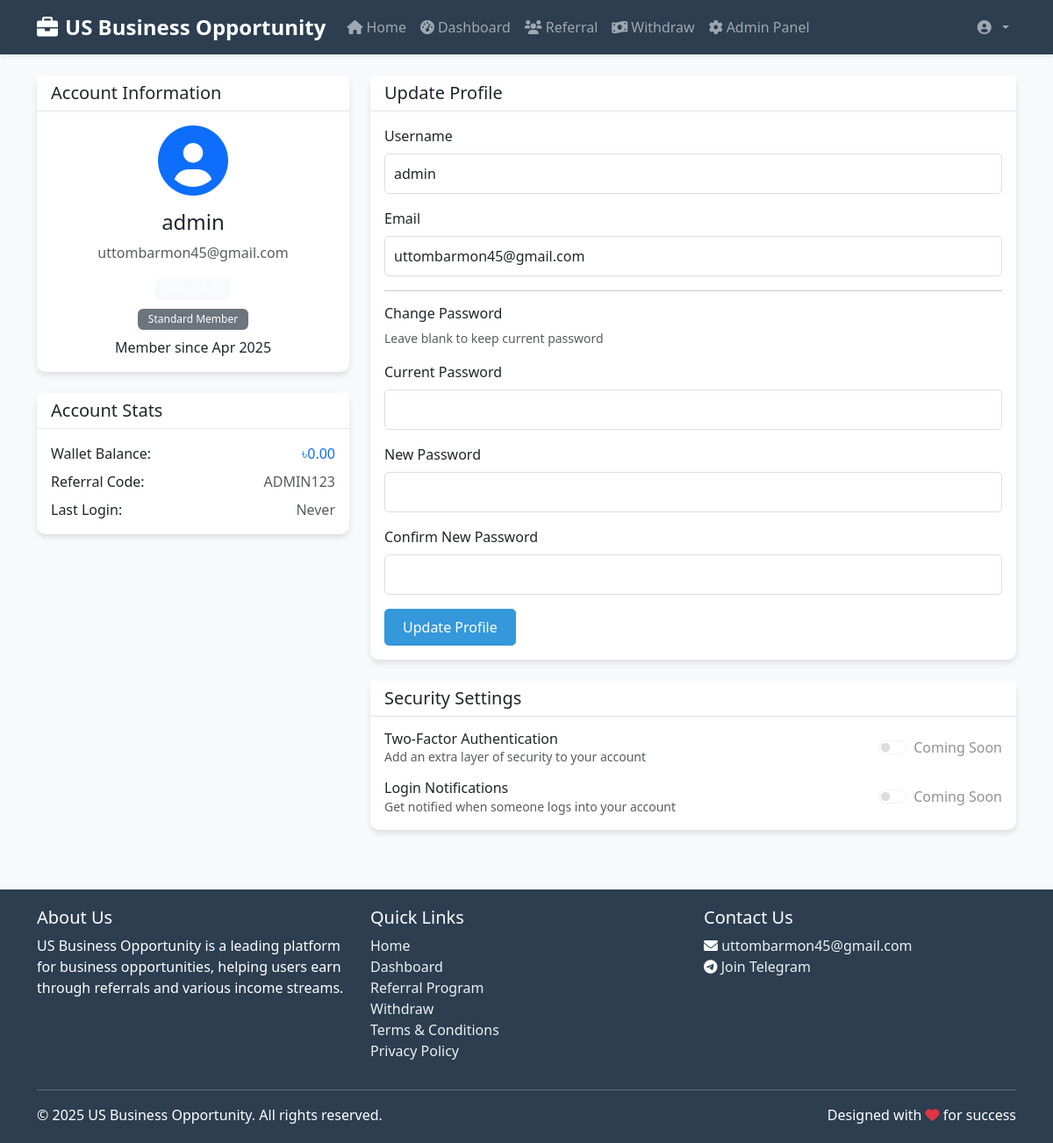
The app's page /profile.php (signed in) with its own data.
### tables this page shows
CREATE TABLE IF NOT EXISTS users (
    id INT AUTO_INCREMENT PRIMARY KEY,
    username VARCHAR(50) UNIQUE NOT NULL,
    email VARCHAR(100) UNIQUE NOT NULL,
    password VARCHAR(255) NOT NULL,
    referral_code VARCHAR(10) UNIQUE NOT NULL,
    referred_by VARCHAR(10),
    wallet_balance DECIMAL(10,2) DEFAULT 0.00,
    level ENUM('Silver', 'Golden', 'Platinum') DEFAULT 'Silver',
    is_vip BOOLEAN DEFAULT FALSE,
    vip_expiry DATE,
    is_active BOOLEAN DEFAULT FALSE,
    is_admin BOOLEAN DEFAULT FALSE,
    created_at TIMESTAMP DEFAULT CURRENT_TIMESTAMP,
    last_login TIMESTAMP NULL
);

### functions.php (called while the page is built, shortened)
<?php
require_once 'config.php';
function getUserById($id) {
    global $conn;
    $stmt = $conn->prepare("SELECT * FROM users WHERE id = ?");
    $stmt->bind_param("i", $id);
    $stmt->execute();
    $result = $stmt->get_result();
    return $result->fetch_assoc();
}
function isAdmin() {
    $user = getUserById($_SESSION['user_id']);
    return $user && $user['is_admin'];
}
?>

### profile.php (the view, shortened to what this page needs)
<?php
require_once 'config.php';
require_once 'includes/functions.php';
$user = getUserById($_SESSION['user_id']);
?>
<!DOCTYPE html>
<html lang="en">
<head>
    <link href="https://cdn.jsdelivr.net/npm/bootstrap@5.3.0/dist/css/bootstrap.min.css" rel="stylesheet">
    <link href="https://cdnjs.cloudflare.com/ajax/libs/font-awesome/6.0.0/css/all.min.css" rel="stylesheet">
    <link href="assets/css/style.css" rel="stylesheet">
</head>
<body>
    <?php include 'includes/navbar.php'; ?>
    <div class="container mt-4">
        <div class="row">
            <div class="col-md-4">
                <div class="card">
                    <div class="card-header">
                        <h5 class="card-title mb-0">Account Information</h5>
                    </div>
                    <div class="card-body text-center">
                        <div class="mb-3">
                            <i class="fas fa-user-circle fa-5x text-primary"></i>
                        </div>
                        <h4><?php echo $user['username']; ?></h4>
                        <p class="text-muted"><?php echo $user['email']; ?></p>
                        <div class="mb-2">
                            <span class="badge bg-<?php
                                echo $user['level'] === 'Silver' ? 'light' :
                                    ($user['level'] === 'Golden' ? 'warning' : 'info');
                            ?>">
                            </span>
                        </div>
                        <div class="mb-2">
                            <span class="badge bg-<?php echo $user['is_vip'] ? 'success' : 'secondary'; ?>">
                                <?php echo $user['is_vip'] ? 'VIP Member' : 'Standard Member'; ?>
                            </span>
                        </div>
                        <p class="mb-0">Member since <?php echo date('M Y', strtotime($user['created_at'])); ?></p>
                    </div>
                </div>
                <div class="card mt-4">
                    <div class="card-header">
                        <h5 class="card-title mb-0">Account Stats</h5>
                    </div>
                    <div class="card-body">
                        <div class="d-flex justify-content-between mb-2">
                            <span>Wallet Balance:</span>
                            <span class="text-primary">৳<?php echo number_format($user['wallet_balance'], 2); ?></span>
                        </div>
                        <div class="d-flex justify-content-between mb-2">
                            <span>Referral Code:</span>
                            <span class="text-muted"><?php echo $user['referral_code']; ?></span>
                        </div>
                        <div class="d-flex justify-content-between">
                            <span>Last Login:</span>
                            <span class="text-muted"><?php echo $user['last_login'] ? date('Y-m-d H:i', strtotime($user['last_login'])) : 'Never'; ?></span>
                        </div>
                    </div>
                </div>
            </div>
            <div class="col-md-8">
                <div class="card">
                    <div class="card-header">
                        <h5 class="card-title mb-0">Update Profile</h5>
                    </div>
                    <div class="card-body">
                        <form method="POST" action="">
                            <div class="mb-3">
                                <label for="username" class="form-label">Username</label>
                                <input type="text" class="form-control" id="username" name="username" value="<?php echo $user['username']; ?>" required>
                            </div>
                            <div class="mb-3">
                                <label for="email" class="form-label">Email</label>
                                <input type="email" class="form-control" id="email" name="email" value="<?php echo $user['email']; ?>" required>
                            </div>
                            <hr>
                            <h6>Change Password</h6>
                            <p class="text-muted small">Leave blank to keep current password</p>
                            <div class="mb-3">
                                <label for="current_password" class="form-label">Current Password</label>
                                <input type="password" class="form-control" id="current_password" name="current_password">
                            </div>
                            <div class="mb-3">
                                <label for="new_password" class="form-label">New Password</label>
                                <input type="password" class="form-control" id="new_password" name="new_password">
                            </div>
                            <div class="mb-3">
                                <label for="confirm_password" class="form-label">Confirm New Password</label>
                                <input type="password" class="form-control" id="confirm_password" name="confirm_password">
                            </div>
                            <button type="submit" name="update_profile" class="btn btn-primary">Update Profile</button>
                        </form>
                    </div>
                </div>
                <div class="card mt-4">
                    <div class="card-header">
                        <h5 class="card-title mb-0">Security Settings</h5>
                    </div>
                    <div class="card-body">
                        <div class="d-flex justify-content-between align-items-center mb-3">
                            <div>
                                <h6 class="mb-0">Two-Factor Authentication</h6>
                                <p class="text-muted small mb-0">Add an extra layer of security to your account</p>
                            </div>
                            <div class="form-check form-switch">
                                <input class="form-check-input" type="checkbox" id="2fa" disabled>
                                <label class="form-check-label" for="2fa">Coming Soon</label>
                            </div>
                        </div>
                        <div class="d-flex justify-content-between align-items-center">
                            <div>
                                <h6 class="mb-0">Login Notifications</h6>
                                <p class="text-muted small mb-0">Get notified when someone logs into your account</p>
                            </div>
                            <div class="form-check form-switch">
                                <input class="form-check-input" type="checkbox" id="notifications" disabled>
                                <label class="form-check-label" for="notifications">Coming Soon</label>
                            </div>
                        </div>
                    </div>
                </div>
            </div>
        </div>
    </div>
    <?php include 'includes/footer.php'; ?>
</body>
</html>

### style.css (style rules this page uses)
:root { --primary-color: #2c3e50; --secondary-color: #3498db; --success-color: #2ecc71; --warning-color: #f1c40f; --danger-color: #e74c3c; --light-color: #ecf0f1; --dark-color: #2c3e50; }
body { font-family: 'Segoe UI', Tahoma, Geneva, Verdana, sans-serif; background-color: #f8f9fa; color: var(--dark-color); }
.card { border: none; border-radius: 10px; box-shadow: 0 4px 6px rgba(0,0,0,0.1); transition: transform 0.3s ease; margin-bottom: 20px; }
.card-header { background-color: white; border-bottom: 1px solid rgba(0,0,0,0.1); font-weight: 600; }
.btn { border-radius: 5px; font-weight: 500; padding: 8px 20px; transition: all 0.3s ease; }
.btn-primary { background-color: var(--secondary-color); border-color: var(--secondary-color); }
.form-control { border-radius: 5px; border: 1px solid #ddd; padding: 10px; }
.badge { padding: 6px 12px; font-weight: 500; }

### records on screen
users: username "admin", email "uttombarmon45@gmail.com", created_at "Apr 2025", wallet_balance "0.00", referral_code "ADMIN123"

### other values on screen
SITE_NAME "US Business Opportunity"
ADMIN_EMAIL "uttombarmon45@gmail.com"
